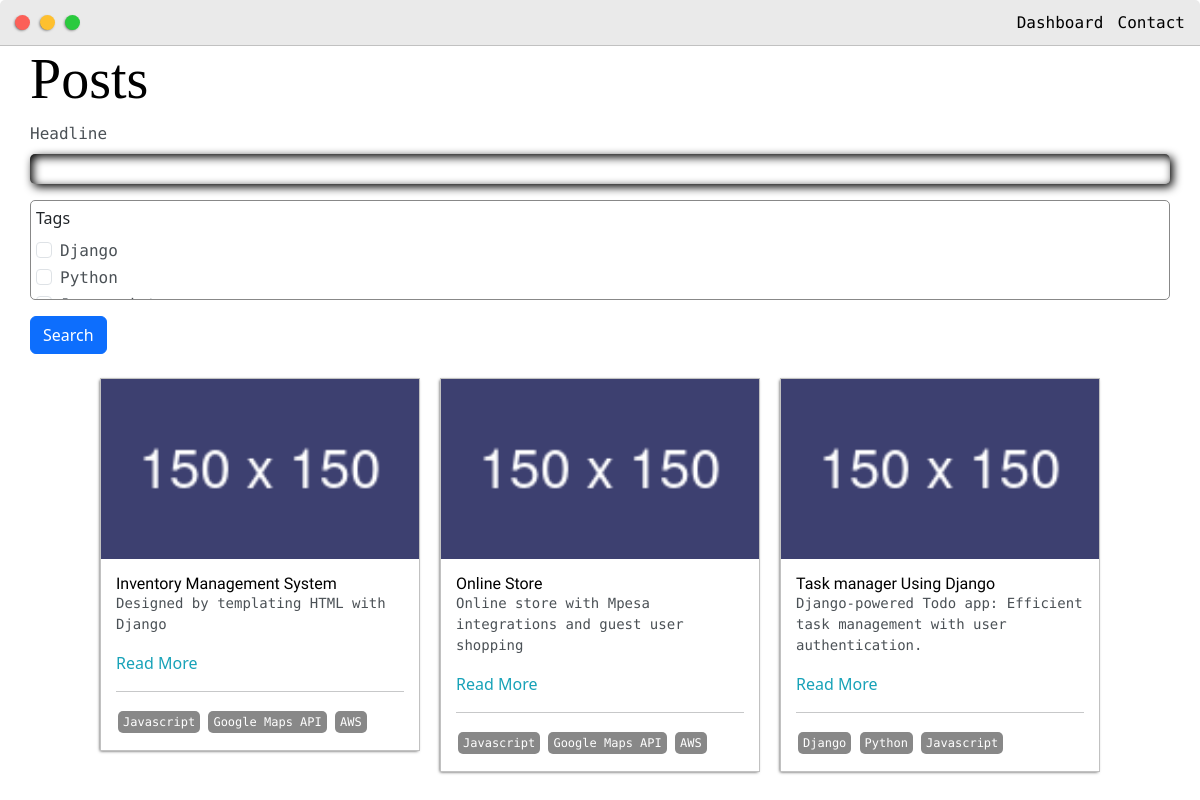
/posts/, run on the app's committed database.
### base/models.py (models this page shows, shortened)
class Post(models.Model):
    headline = models.CharField(max_length=500)
    sub_headline  = models.CharField(max_length=150, null=True, blank=True)
    thumbnail = models.ImageField(null=True, blank=True, upload_to="images", default="placeholder.png")
    body = models.TextField(null=True, blank=True)
    created = models.DateTimeField(auto_now_add=True)
    active = models.BooleanField(default=False)
    featured = models.BooleanField(default=False)
    tags = models.ManyToManyField(Tag, blank=True)

class Tag(models.Model):
    name = models.CharField(max_length=200)
    def __str__(self):
        return self.name

### base/views.py (the view)
# urls.py: path('posts/', views.posts, name='posts'),
def posts(request):
	posts = Post.objects.filter(active=True)
	myFilter = PostFilter(request.GET, queryset=posts)
	posts = myFilter.qs
	page = request.GET.get('page')
	paginator = Paginator(posts, 3)
	try:
		posts = paginator.page(page)
	except PageNotAnInteger:
		posts = paginator.page(1)
	except EmptyPage:
		posts = paginator.page(paginator.num_pages)
	context = {'posts':posts, 'myFilter':myFilter}
	return render(request, 'base/posts.html', context)

### base/templates/base/posts.html (shortened to what this page needs)
{% extends 'base/main.html' %}
{% load static %}
{% load crispy_forms_tags %}
{% block content %}
<div class="main-container">
    <h1>Posts</h1>
    <form id="searchForm" method="GET">
        {{ myFilter.form|crispy }}
        <input class="btn btn-primary" type="submit" value="Search">
    </form>
    <br>
    <div class="post-wrapper">
        {% for post in posts %}
            <div>
                <div class="post">
                    <img class="thumbnail" src="{{ post.thumbnail.url }}">
                    <div class="post-preview">
                        <h6 class="post-title">{{ post.headline }}</h6>
                        <p class="post-intro">{{ post.sub_headline }}</p>
                        <a href="{% url 'post' post.id %}">Read More</a>
                        <hr>
                        {% for tag in post.tags.all %}
                            <span class="tag">{{ tag }}</span>
                        {% endfor %}
                    </div>
                </div>
            </div>
        {% empty %}
            <h3>No posts found...</h3>
        {% endfor %}
    </div>
</div>
{% endblock content %}

### base/templates/base/main.html (shortened to what this page needs)
<!DOCTYPE html>
{% load static  %}
<html lang="en">
<head>
    <link rel="stylesheet" href="https://cdn.jsdelivr.net/npm/bootstrap@5.3.0/dist/css/bootstrap.min.css">
    <link rel="stylesheet" type="text/css" href="{% static 'css/default.css' %}">
</head>
<body>
    {% include 'base/navbar.html' %}
    {% block content %}{% endblock content %}
</body>
</html>

### base/templates/base/navbar.html (shortened to what this page needs)
<div class="nav-wrapper">
      <a href="{% url 'home' %}">
            <div class="dots-wrapper">
                <div id="dot-1" class="browser-dot"></div>
                <div id="dot-2" class="browser-dot"></div>
                <div id="dot-3" class="browser-dot"></div>
             </div>
        </a>
        <ul id="navigation">
            <li><a href="">Dashboard</a></li>
            <li><a href="{% url 'home' %}">Contact</a></li>
         </ul>
</div>

### static/css/default.css (style rules this page uses)
:root { --mainColor:#eaeaea; --secondaryColor:#fff; --borderColor:#c1c1c1; --mainText:black; --secondaryText:#4b5156; --themeDotBorder:#24292e; --previewBg:rgb(251,249,243,0.8); --previewShadow:#f0ead6; --buttonColor:black; --duration: 4s; }
body * { transition: 1.5s; }
html,body { padding: 0; margin: 0; }
h1 { position: relative; color:var(--mainText); font-weight: 500; font-family: 'Just Me Again Down Here', cursive; transition-duration: 4s; filter: blur(8px) contrast(-8); }
h2,h4,h5,h6, strong { color: var(--mainText); font-family: 'Russo one',sans-serif; }
p,li,span,label,input,textarea { color: var(--secondaryText); font-family: 'Roboto mono',monospace; }
a { text-decoration: none; color:#17a2b8; }
ul { list-style: none; }
h1 { font-size: 56px; }
h6 { font-size: 16px; }
.main-container { width: 600px; margin: 0 auto; }
.nav-wrapper { border-radius: 5px 5px 0 0; grid-area: nav-wrapper; border-bottom: 1px solid var(--borderColor); display: flex; justify-content: space-between; align-items: center; background-color: var(--mainColor); }
#navigation a { color: var(--mainText); }
#navigation { margin: 0; padding: 10px; }
.dots-wrapper { display: flex; padding: 10px; }
#navigation li { display: inline-block; margin-right: 5px; margin-left: 5px; }
#dot-1 { background-color: #FC6058; }
#dot-2 { background-color: #fec02f; }
#dot-3 { background-color: #2ACA3E; }
.browser-dot { background-color: black; height: 15px; width: 15px; border-radius: 50%; margin: 5px; -webkit-box-shadow :-1px 1px 3px -1px rgba(0,0,0,0.75); -moz-box-shadow:-1px 1px 3px -1px rgba(0,0,0,0.75); box-shadow: -1px 1px 3px -1px rgba(0,0,0,0.75); }
.post-wrapper { display: grid; grid-template-columns: repeat(auto-fit,320px); gap: 20px; justify-content: center; padding-bottom: 50px; }
.post { border: 1px solid var(--borderColor); -webkit-box-shadow :-1px 1px 3px -1px rgba(0,0,0,0.75); -moz-box-shadow:-1px 1px 3px -1px rgba(0,0,0,0.75); box-shadow: -1px 1px 3px -1px rgba(0,0,0,0.75); }
.thumbnail { display: block; width: 100%; height: 180px; object-fit: cover; }
.post-preview { background-color: #fff; padding: 15px; }
.post-title { color: black; margin: 0; }
.post-intro { color: #4b5156; font-size: 14px; }
.tag { display: inline-block; color: #fff; background-color: #888; border-radius: 5px; margin: 2px; padding: 2px 5px; font-size: 12px; }
.form-control { height: 30px; border: none; outline: none; padding: 10px; color: var(--mainColor); background-color: transparent; border-radius: 5px; box-shadow: 3px 3px 10px rgba(0, 0, 0, 1), -1px -1px 6px rgba(255, 255, 255, 0.4); font-size: 15px; }
.form-control:valid, .form-control:focus { box-shadow: 3px 3px 10px rgba(0, 0, 0, 1), -1px -1px 6px rgba(255, 255, 255, 0.4), inset 3px 3px 10px rgba(0, 0, 0, 1), inset -1px -1px 6px rgba(255, 255, 255, 0.4); }
@media screen and (max-width:1200px) { .main-container { width: 95%; } }

### base/templates/base/posts.html (style rules this page uses)
#div_id_tags, #id_tags { overflow-y: scroll; max-height: 100px; border-radius: 5px; padding: 5px; border:1px solid #888; }

### data on the page
Post: thumbnail (placeholder picture), headline "Inventory Management System", sub_headline "Designed by templating HTML with Django"
Tag: name "Javascript"
Tag: name "Google Maps API"
Tag: name "AWS"
Post: thumbnail (placeholder picture), headline "Online Store", sub_headline "Online store with Mpesa integrations and guest user shopping"
Post: thumbnail (placeholder picture), headline "Task manager Using Django", sub_headline "Django-powered Todo app: Efficient task management with user authentication."
Tag: name "Django"
Tag: name "Python"
